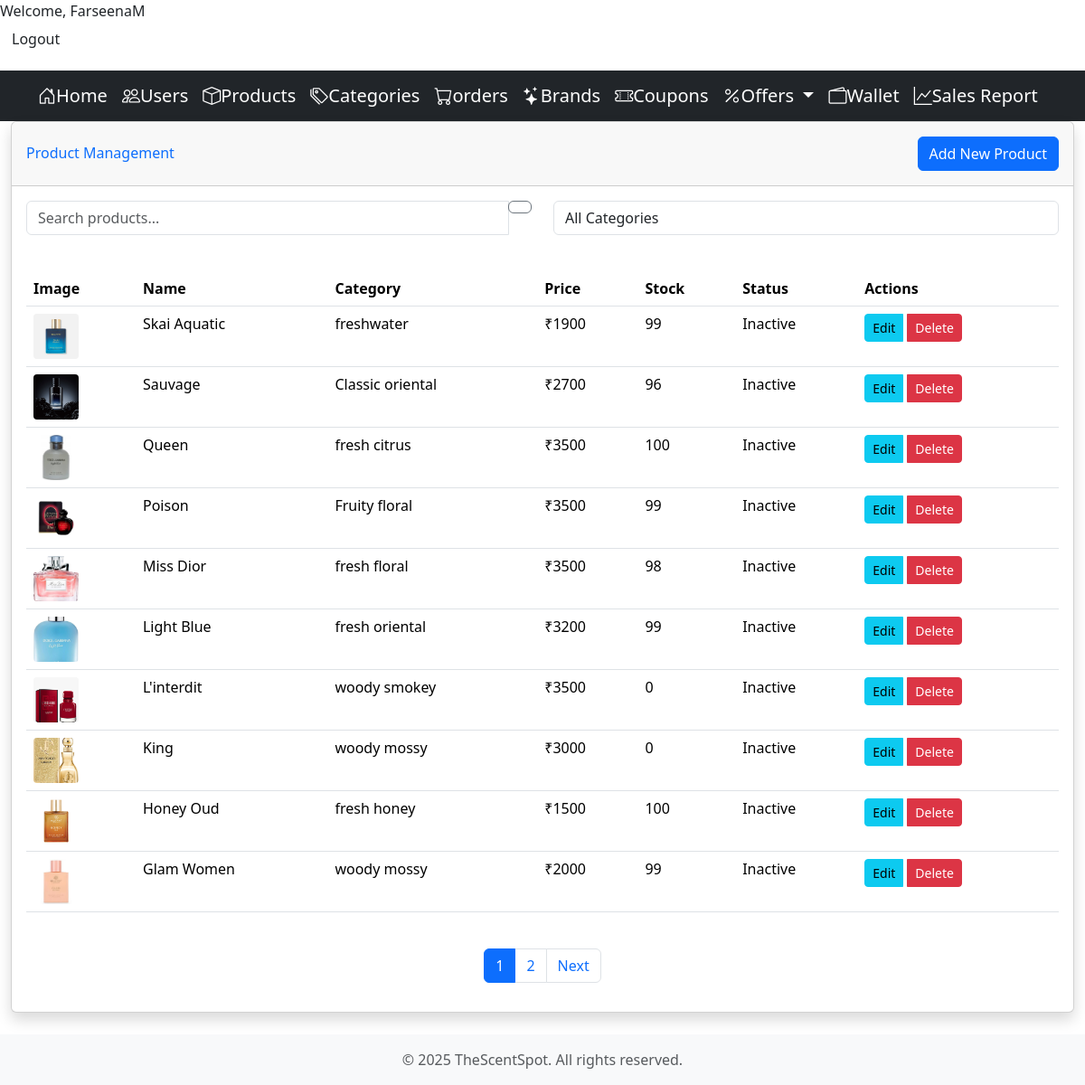
Before: /adminhome/productlist/ (signed in) with the older database file.
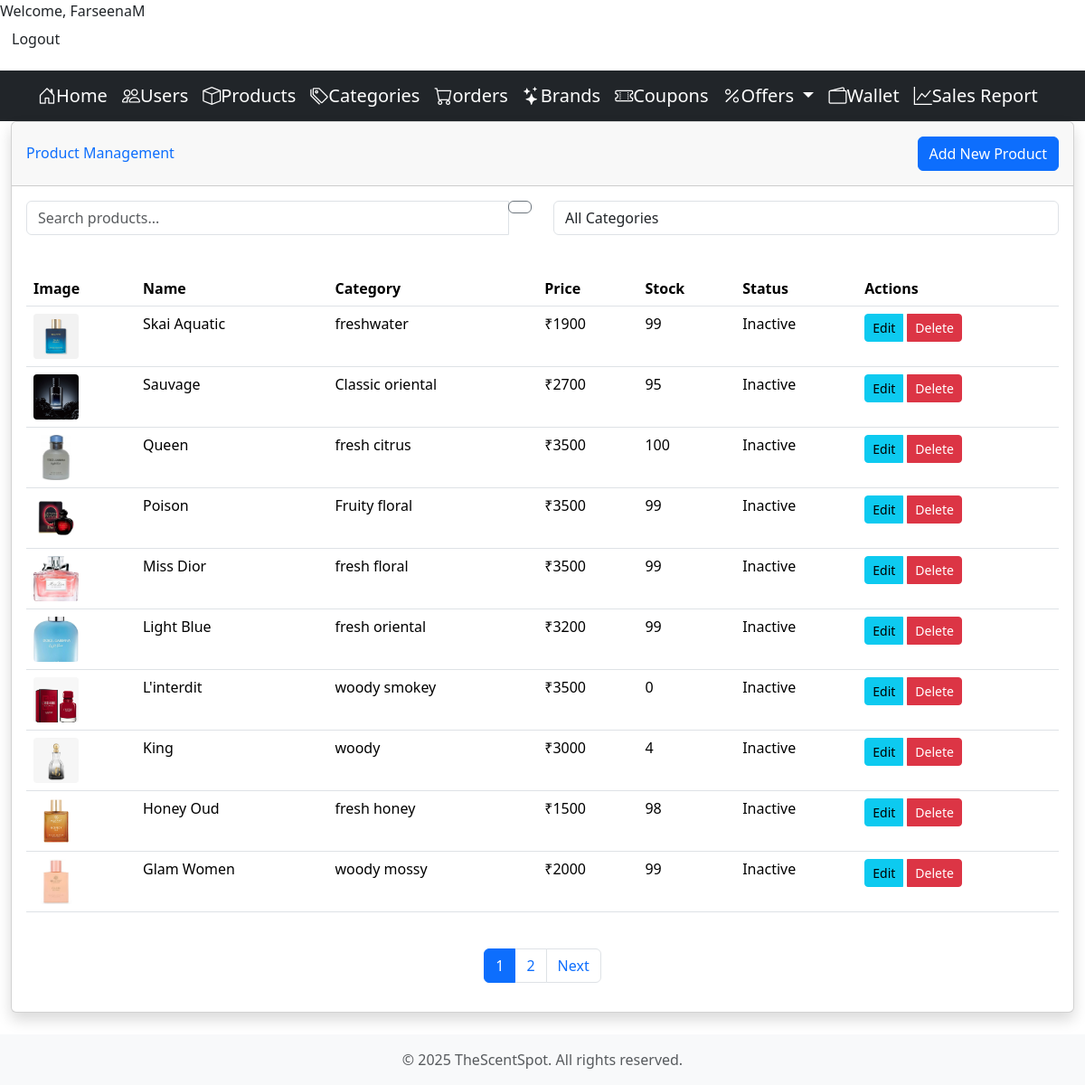
After: the same page with the newer database file.
### core/models/product.py (models this page shows, shortened)
class Product(models.Model):
    name = models.CharField(max_length=50)
    price = models.IntegerField(default=0)
    description = models.CharField(max_length=2000, blank=True)
    image = models.ImageField(upload_to="images/")
    category = models.ForeignKey(Category, db_column='type2', on_delete=models.CASCADE)
    rating = models.IntegerField(default=1, validators=[MinValueValidator(0),MaxValueValidator(5)])
    brand = models.CharField(max_length=50, default="")
    gender = models.CharField(max_length=50, default="")
    size = models.CharField(max_length=50, default="")
    stock = models.IntegerField(default=0)

### core/models/category.py (models this page shows, shortened)
class Category(models.Model):
    id = models.AutoField(primary_key=True)
    name = models.CharField(max_length=100, null = True)
    description = models.TextField(null=True, blank=True)

### adminoperations/views.py (the view)
# urls.py: path('adminhome/productlist/', views.ProductListView.as_view(), name='product_list'),
class ProductListView(StaffRequiredMixin, ListView):
    model = Product
    template_name = 'adminoperations/admin_productlist.html'
    context_object_name = 'products'
    paginate_by = 10
    def get_queryset(self):
        queryset = Product.objects.all().order_by('-name')
        search_query = self.request.GET.get('search')
        category_filter = self.request.GET.get('category')
        if search_query:
            queryset = queryset.filter(
                Q(name__icontains=search_query) |
                Q(description__icontains=search_query)
            )
        if category_filter:
            queryset = queryset.filter(category_id=category_filter)
        return queryset
    def get_context_data(self, **kwargs):
        context = super().get_context_data(**kwargs)
        context['categories'] = Category.objects.all()
        context['selected_category'] = self.request.GET.get('category')
        return context

### adminoperations/views.py (called while the page is built)
    def dispatch(self, request, *args, **kwargs):
        if not request.user.is_staff:
            messages.error(request, "You don't have permission to access this page.")
            return redirect('main')  # Redirect to main page if not staff
        return super().dispatch(request, *args, **kwargs)

### adminoperations/templates/adminoperations/admin_productlist.html (shortened to what the changed rows need)
{% extends 'adminoperations/admin_base.html' %}
{% load static %}
{% block css%}
    <link href="{% static 'adminoperations/css/admin_productlist.css' %}" rel="stylesheet" type="text/css">
{% endblock %}
{% block content %}
<div class="container-fluid">
    <div class="card shadow mb-4">
        <div class="card-body">
            <div class="table-responsive">
                <table class="table table-hover">
                    <thead class="thead-light">
                        <tr>
                            <th>Image</th>
                            <th>Name</th>
                            <th>Category</th>
                            <th>Price</th>
                            <th>Stock</th>
                            <th>Status</th>
                            <th>Actions</th>
                        </tr>
                    </thead>
                    <tbody>
                        {% for product in products %}
                        <tr>
                            <td>
                                <img src="{{ product.image.url }}" alt="{{ product.name }}"
                                     class="product-thumbnail">
                            </td>
                            <td>{{ product.name }}</td>
                            <td>{{ product.category.name }}</td>
                            <td>₹{{ product.price }}</td>
                            <td>{{ product.stock }}</td>
                            <td>
                                {% if product.is_available %}
                                    <span >Ative</span>
                                {% else %}
                                    <span >Inactive</span>
                                {% endif %}
                            </td>
                            <td>
                                <div class="btn-group" role="group">
                                    <a href="{% url 'edit_product' product.id %}"
                                       class="btn btn-info btn-sm" title="Edit">
                                        Edit
                                    </a>
                                    <a href="{% url 'delete_product' product.id %}"
                                       class="btn btn-danger btn-sm" title="Delete">
                                        Delete
                                    </a>
                                </div>
                            </td>
                        </tr>
                        {% empty %}
                        <tr>
                            <td colspan="7" class="text-center">No products found</td>
                        </tr>
                        {% endfor %}
                    </tbody>
                </table>
            </div>
        </div>
    </div>
</div>
{% endblock %}

Changed rows visible on the page:
changed Product "Sauvage": stock "96" → "95"
changed Product "Miss Dior": stock "98" → "99"
changed Product "King": image: a different picture; category.name "woody mossy" → "woody"; stock "0" → "4"
changed Product "Honey Oud": stock "100" → "98"
